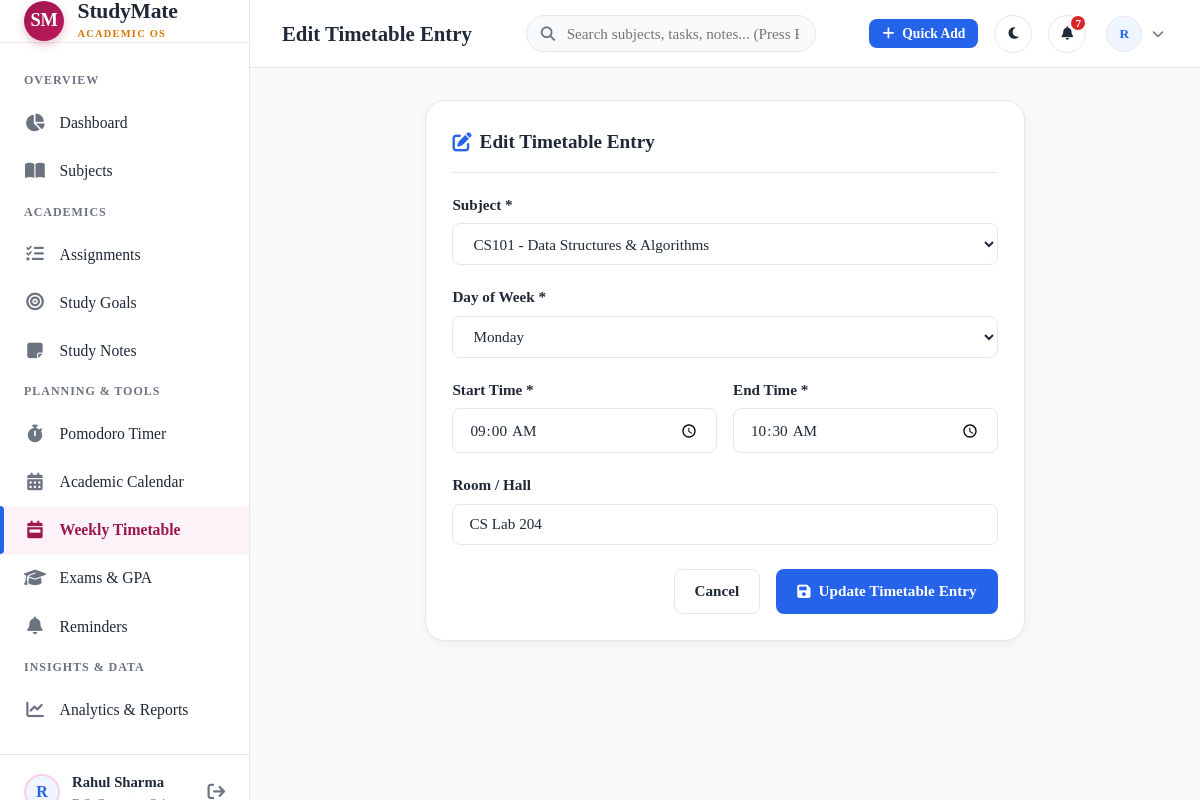
The app's page /timetable/1/edit/ (signed in) with its own data.
### planner/models.py (models this page shows, shortened)
class TimetableEntry(models.Model):
    DAY_CHOICES = (
        (0, 'Monday'),
        (1, 'Tuesday'),
        (2, 'Wednesday'),
        (3, 'Thursday'),
        (4, 'Friday'),
        (5, 'Saturday'),
        (6, 'Sunday'),
    )
    user = models.ForeignKey(User, on_delete=models.CASCADE, related_name='timetable_entries')
    subject = models.ForeignKey('core.Subject', on_delete=models.CASCADE, related_name='timetable_entries')
    day_of_week = models.IntegerField(choices=DAY_CHOICES)
    start_time = models.TimeField()
    end_time = models.TimeField()
    room = models.CharField(max_length=100, blank=True, help_text="e.g. Lab 3, Lecture Hall A")
    class Meta:
        ordering = ['day_of_week', 'start_time']

### planner/views.py (the view)
# urls.py: path('timetable/<int:pk>/edit/', views.timetable_edit_view, name='timetable_edit'),
@login_required
def timetable_edit_view(request, pk):
    entry = get_object_or_404(TimetableEntry, pk=pk, user=request.user)
    if request.method == 'POST':
        form = TimetableEntryForm(request.POST, instance=entry, user=request.user)
        if form.is_valid():
            form.save()
            messages.success(request, "Timetable entry updated!")
            return redirect('planner:timetable')
    else:
        form = TimetableEntryForm(instance=entry, user=request.user)
    return render(request, 'planner/timetable_form.html', {
        'form': form,
        'entry': entry,
        'active_nav': 'timetable',
        'title': 'Edit Timetable Entry',
    })

### planner/forms.py (shortened to what this page needs)
class TimetableEntryForm(forms.ModelForm):
    class Meta:
        model = TimetableEntry
        fields = ['subject', 'day_of_week', 'start_time', 'end_time', 'room']
        widgets = {
            'subject': forms.Select(attrs={'class': 'form-select'}),
            'day_of_week': forms.Select(attrs={'class': 'form-select'}),
            'start_time': forms.TimeInput(attrs={'class': 'form-input', 'type': 'time'}),
            'end_time': forms.TimeInput(attrs={'class': 'form-input', 'type': 'time'}),
            'room': forms.TextInput(attrs={'class': 'form-input', 'placeholder': 'e.g. Hall 101, Lab B'}),
        }
    def __init__(self, *args, **kwargs):
        user = kwargs.pop('user', None)
        super().__init__(*args, **kwargs)
        if user:
            self.fields['subject'].queryset = Subject.objects.filter(user=user)

### accounts/models.py (called while the page is built)
    @property
    def avatar_url(self):
        if self.avatar and hasattr(self.avatar, 'url'):
            return self.avatar.url
        return None

### core/models.py (called while the page is built)
    def __str__(self):
        return f"{self.code} - {self.name}" if self.code else self.name

    @property
    def is_completed(self):
        return self.status == 'completed'

    @property
    def countdown_text(self):
        if self.is_completed:
            return "Completed"
        today = date.today()
        delta = (self.due_date - today).days
        if delta < 0:
            abs_days = abs(delta)
            return f"Overdue by {abs_days} day{'s' if abs_days != 1 else ''}"
        elif delta == 0:
            return "Due today"
        elif delta == 1:
            return "Due tomorrow"
        else:
            return f"Due in {delta} days"

### templates/planner/timetable_form.html (shortened to what this page needs)
{% extends 'base.html' %}
{% load static %}
{% block content %}
<div style="max-width: 600px; margin: 0 auto;">
  <div class="card">
    <div class="card-header">
      <div class="card-title">
        <i class="fa-solid fa-pen-to-square" style="color: var(--primary);"></i>
        <span>{{ title }}</span>
      </div>
    </div>
    <form method="POST">
      <div class="form-group">
        <label class="form-label" for="id_subject">Subject *</label>
        {{ form.subject }}
      </div>
      <div class="form-group">
        <label class="form-label" for="id_day_of_week">Day of Week *</label>
        {{ form.day_of_week }}
      </div>
      <div style="display: grid; grid-template-columns: 1fr 1fr; gap: 1rem;">
        <div class="form-group">
          <label class="form-label" for="id_start_time">Start Time *</label>
          {{ form.start_time }}
        </div>
        <div class="form-group">
          <label class="form-label" for="id_end_time">End Time *</label>
          {{ form.end_time }}
        </div>
      </div>
      <div class="form-group">
        <label class="form-label" for="id_room">Room / Hall</label>
        {{ form.room }}
      </div>
      <div style="display: flex; justify-content: flex-end; gap: 1rem; margin-top: 1.5rem;">
        <a href="{% url 'planner:timetable' %}" class="btn btn-secondary">Cancel</a>
        <button type="submit" class="btn btn-primary">
          <i class="fa-solid fa-floppy-disk"></i> Update Timetable Entry
        </button>
      </div>
    </form>
  </div>
</div>
{% endblock %}

### templates/partials/sidebar.html (shortened to what this page needs)
{% load static %}
<aside class="sidebar" id="sidebar">
  <div class="sidebar-header" style="height: 78px; padding: 0 1.5rem; display: flex; align-items: center; justify-content: space-between; border-bottom: 1px solid var(--card-border-soft);">
    <a href="{% url 'core:dashboard' %}" class="public-brand" style="text-decoration: none;">
      <div class="public-brand-monogram" style="width: 40px; height: 40px; font-size: 1.15rem;">SM</div>
      <div>
        <div class="public-brand-title" style="font-size: 1.35rem;">StudyMate</div>
        <div class="public-brand-subtitle" style="font-size: 0.65rem;">ACADEMIC OS</div>
      </div>
    </a>
  </div>
  <nav class="sidebar-nav" style="padding: 1.25rem 0;">
    <div class="nav-section-title">Overview</div>
    <a href="{% url 'core:dashboard' %}" class="nav-item {% if active_nav == 'dashboard' %}active{% endif %}">
      <i class="fa-solid fa-chart-pie"></i>
      <span>Dashboard</span>
    </a>
    <a href="{% url 'core:subject_list' %}" class="nav-item {% if active_nav == 'subjects' %}active{% endif %}">
      <i class="fa-solid fa-book-open"></i>
      <span>Subjects</span>
    </a>
    <div class="nav-section-title">Academics</div>
    <a href="{% url 'core:assignment_list' %}" class="nav-item {% if active_nav == 'assignments' %}active{% endif %}">
      <i class="fa-solid fa-list-check"></i>
      <span>Assignments</span>
    </a>
    <a href="{% url 'core:goal_list' %}" class="nav-item {% if active_nav == 'goals' %}active{% endif %}">
      <i class="fa-solid fa-bullseye"></i>
      <span>Study Goals</span>
    </a>
    <a href="{% url 'core:note_list' %}" class="nav-item {% if active_nav == 'notes' %}active{% endif %}">
      <i class="fa-solid fa-note-sticky"></i>
      <span>Study Notes</span>
    </a>
    <div class="nav-section-title">Planning & Tools</div>
    <a href="{% url 'planner:timer' %}" class="nav-item {% if active_nav == 'timer' %}active{% endif %}">
      <i class="fa-solid fa-stopwatch"></i>
      <span>Pomodoro Timer</span>
    </a>
    <a href="{% url 'planner:calendar' %}" class="nav-item {% if active_nav == 'calendar' %}active{% endif %}">
      <i class="fa-solid fa-calendar-days"></i>
      <span>Academic Calendar</span>
    </a>
    <a href="{% url 'planner:timetable' %}" class="nav-item {% if active_nav == 'timetable' %}active{% endif %}">
      <i class="fa-solid fa-calendar-week"></i>
      <span>Weekly Timetable</span>
    </a>
    <a href="{% url 'planner:exam_list' %}" class="nav-item {% if active_nav == 'exams' %}active{% endif %}">
      <i class="fa-solid fa-graduation-cap"></i>
      <span>Exams & GPA</span>
    </a>
    <a href="{% url 'planner:reminders' %}" class="nav-item {% if active_nav == 'reminders' %}active{% endif %}">
      <i class="fa-solid fa-bell"></i>
      <span>Reminders</span>
    </a>
    <div class="nav-section-title">Insights & Data</div>
    <a href="{% url 'analytics:dashboard' %}" class="nav-item {% if active_nav == 'analytics' %}active{% endif %}">
      <i class="fa-solid fa-chart-line"></i>
      <span>Analytics & Reports</span>
    </a>
  </nav>
  <div class="sidebar-footer">
    <div class="user-quick-profile">
      <div class="user-avatar-sm" style="border: 2px solid var(--luxury-rose-border);">
        {% if user.profile.avatar_url %}
          <img src="{{ user.profile.avatar_url }}" alt="{{ user.username }}">
        {% else %}
          <span>{{ user.first_name|first|default:user.username|first|upper }}</span>
        {% endif %}
      </div>
      <div style="flex: 1; overflow: hidden;">
        <div style="font-weight: 700; font-size: 0.92rem; white-space: nowrap; text-overflow: ellipsis; overflow: hidden;">
          {{ user.get_full_name|default:user.username }}
        </div>
        <div style="font-size: 0.78rem; color: var(--text-muted); white-space: nowrap; text-overflow: ellipsis; overflow: hidden;">
        </div>
      </div>
      <a href="{% url 'accounts:logout' %}" title="Log Out" style="color: var(--text-muted); font-size: 1.1rem;">
        <i class="fa-solid fa-arrow-right-from-bracket"></i>
      </a>
    </div>
  </div>
</aside>

### templates/partials/navbar.html (shortened to what this page needs)
{% load static %}
<header class="topbar">
  <div class="topbar-left">
    <div class="page-title-header">
      {{ title|default:"StudyMate Workspace" }}
    </div>
  </div>
  <form action="{% url 'core:global_search' %}" method="GET" class="topbar-search">
    <input type="text" name="q" value="{{ query|default:'' }}" placeholder="Search subjects, tasks, notes... (Press Enter)" autocomplete="off">
  </form>
  <div class="topbar-right">
    <button class="btn btn-primary btn-sm" onclick="openQuickAddModal()" title="Press 'N' anywhere to quick add">
      <i class="fa-solid fa-plus"></i>
      <span>Quick Add</span>
    </button>
    <button class="action-icon-btn" id="theme-toggle-btn" title="Toggle Light / Dark Mode">
      <i class="fa-solid fa-moon" id="theme-toggle-icon"></i>
    </button>
    <div style="position: relative;">
      <button class="action-icon-btn" id="notif-toggle-btn" title="Notifications">
        <i class="fa-solid fa-bell"></i>
        {% if nav_notification_count > 0 %}
          <span class="badge-dot">{{ nav_notification_count }}</span>
        {% endif %}
      </button>
    </div>
    <div class="profile-dropdown-wrapper">
      <button class="profile-btn" id="profile-dropdown-btn">
        <div class="user-avatar-sm">
          {% if user.profile.avatar_url %}
            <img src="{{ user.profile.avatar_url }}" alt="{{ user.username }}">
          {% else %}
            <span>{{ user.first_name|first|default:user.username|first|upper }}</span>
          {% endif %}
        </div>
        <i class="fa-solid fa-chevron-down" style="font-size: 0.75rem; color: var(--text-muted);"></i>
      </button>
    </div>
  </div>
</header>

### records on screen
TimetableEntry: subject "CS101 - Data Structures & Algorithms", day_of_week "Monday", start_time "09:00:00", end_time "10:30:00", room "CS Lab 204"

### other values on screen
{{ user.first_name|first|default:user.username|first|upper }} "R"
{{ user.get_full_name|default:user.username }} "Rahul Sharma"
{{ title|default:"StudyMate Workspace" }} "Edit Timetable Entry"
{{ nav_notification_count }} "7"
{{ title }} "Edit Timetable Entry"
